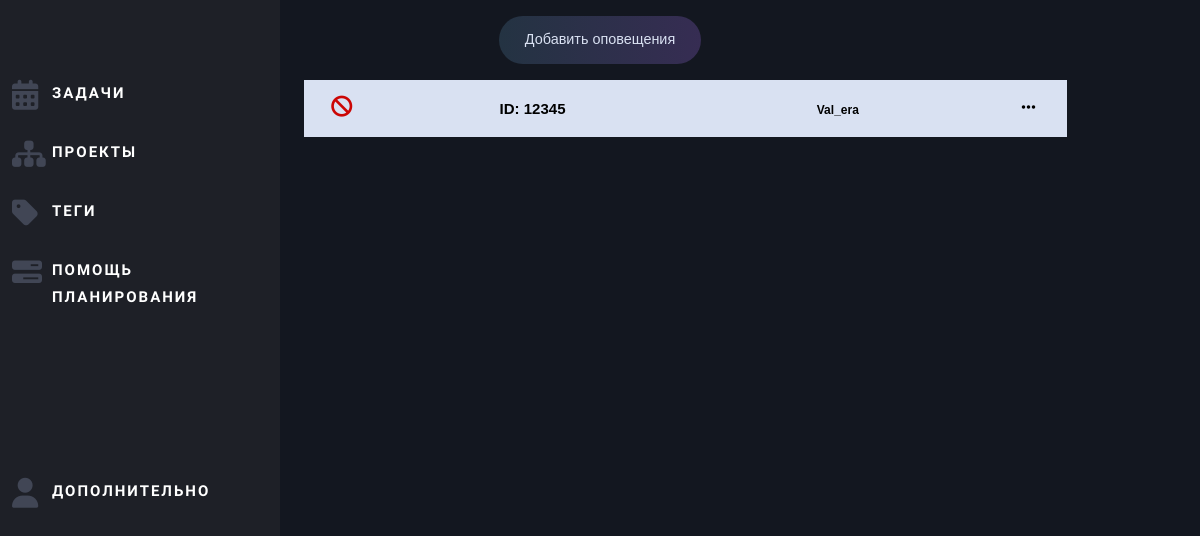
/notifications, run on an earlier commit of the app's database.
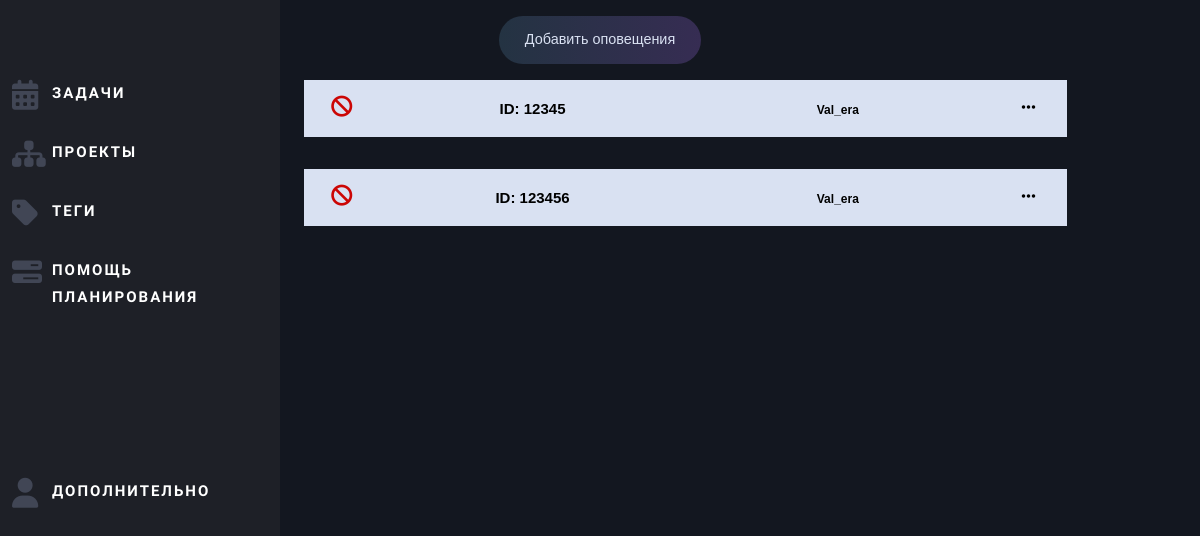
And on a later commit of the database.
### mainpage/models.py (models this page shows, shortened)
class Notifications(models.Model):
    user_id = models.CharField("ID пользователя", max_length=100)
    name = models.CharField("Имя", max_length=100)
    is_active = models.BooleanField("Активный ключ")
    class Meta:
        verbose_name = "Уведомление"
        verbose_name_plural = "Уведомления"

### mainpage/views.py (the view)
# urls.py: path('notifications', views.notifications, name='notifications'),
def notifications(request):
    if request.method == 'POST':
        form = NotificationsForms(request.POST)
        user_id = form['user_id'].value()
        name = form['name'].value()
        Notifications.objects.create(user_id=user_id, name=name, is_active=True)
        return redirect('notifications')
    form = NotificationsForms()
    user_info = Notifications.objects.order_by("user_id")
    return render(request, 'mainpage/notifications.html', {'form': form, "user_info": user_info})

### mainpage/templates/mainpage/notifications.html (shortened to what this page needs)
{%  extends 'mainpage/index.html' %}
{% load static  %}
{% block content %}
<link rel="stylesheet" href="{% static 'mainpage/css/plan.css' %}">
<body>
<div class="box">
	<a href="#id" class="link-1" id="">Добавить оповещения</a>
	{% for el in user_info %}
          <tr>
	      	<table class="bg_white" role="presentation" cellpadding="0" cellspacing="0" width="70%">
					  <tr style="border-bottom: 1px solid rgba(0,0,0,.05);">
                          {% if el.is_active %}
                            <td  valign="middle" width="10%" style="text-align:center; padding: 0 1em;">
                                <p title="Рассылка активна"><i class="fa fa-check" style="color:#006400; font-size:1.4em;"></i></p>
                            </td>
                          {% else %}
                            <td  valign="middle" width="10%" style="text-align:center; padding: 0 1em;">
                                <p title="Рассылка отключена"><i class="fa fa-ban" style="color:#cc0605; font-size:1.4em;"></i></p>
                            </td>
                          {% endif %}
					  	<td valign="middle" width="40%" style="text-align:center; padding: 1em 2em;">
                                  <span><strong>ID: {{ el.user_id }}</strong></span>
					  	</td>
						  <td  valign="middle" width="40%" style="text-align:center; padding: 0 1em;">
                            <span class="price" style="color: #000; font-size: 1.5rem; font-family: 'Work Sans', sans-serif;"><strong>{{ el.name }}</strong></span>
                        </td>
                          <td valign="middle" width="10%" style="text-align:left;">
                          <nav role="navigation" class="primary-navigation">
                              <ul>
                                <li><a><i class="fa fa-ellipsis-h"></i></a>
                                </li>
                              </ul>
                            </nav>
					  	</td>
					  </tr>
	      	</table>
	      </tr>
    {% endfor %}
</div>
</body>
{% endblock %}

What changed in the data, as far as the page shows it:
added Notifications: user_id "123456", name "Val_era"
